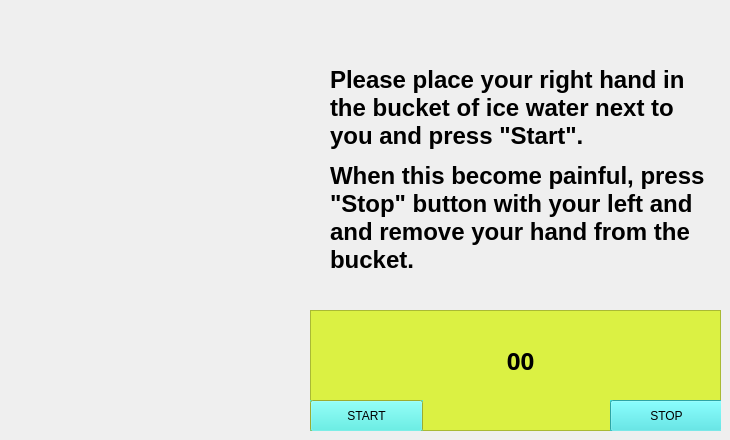
    <widget class="QWidget" name="Timer2Page">
     <widget class="QFrame" name="timer2HolderFrame">
      <property name="geometry">
       <rect>
        <x>310</x>
        <y>310</y>
        <width>411</width>
        <height>121</height>
       </rect>
      </property>
      <property name="palette">
       <palette>
        <active>
         <colorrole role="Base">
          <brush brushstyle="SolidPattern">
           <color alpha="255">
            <red>255</red>
            <green>255</green>
            <blue>255</blue>
           </color>
          </brush>
         </colorrole>
         <colorrole role="Window">
          <brush brushstyle="SolidPattern">
           <color alpha="255">
            <red>219</red>
            <green>241</green>
            <blue>67</blue>
           </color>
          </brush>
         </colorrole>
        </active>
        <inactive>
         <colorrole role="Base">
          <brush brushstyle="SolidPattern">
           <color alpha="255">
            <red>255</red>
            <green>255</green>
            <blue>255</blue>
           </color>
          </brush>
         </colorrole>
         <colorrole role="Window">
          <brush brushstyle="SolidPattern">
           <color alpha="255">
            <red>219</red>
            <green>241</green>
            <blue>67</blue>
           </color>
          </brush>
         </colorrole>
        </inactive>
        <disabled>
         <colorrole role="Base">
          <brush brushstyle="SolidPattern">
           <color alpha="255">
            <red>219</red>
            <green>241</green>
            <blue>67</blue>
           </color>
          </brush>
         </colorrole>
         <colorrole role="Window">
          <brush brushstyle="SolidPattern">
           <color alpha="255">
            <red>219</red>
            <green>241</green>
            <blue>67</blue>
           </color>
          </brush>
         </colorrole>
        </disabled>
       </palette>
      </property>
      <property name="autoFillBackground">
       <bool>true</bool>
      </property>
      <property name="frameShape">
       <enum>QFrame::StyledPanel</enum>
      </property>
      <property name="frameShadow">
       <enum>QFrame::Raised</enum>
      </property>
      <widget class="QPushButton" name="Timer2StopButton">
       <property name="geometry">
        <rect>
         <x>300</x>
         <y>90</y>
         <width>113</width>
         <height>32</height>
        </rect>
       </property>
       <property name="palette">
        <palette>
         <active>
          <colorrole role="WindowText">
           <brush brushstyle="SolidPattern">
            <color alpha="255">
             <red>0</red>
             <green>0</green>
             <blue>0</blue>
            </color>
           </brush>
          </colorrole>
          <colorrole role="Button">
           <brush brushstyle="SolidPattern">
            <color alpha="255">
             <red>64</red>
             <green>231</green>
             <blue>231</blue>
            </color>
           </brush>
          </colorrole>
          <colorrole role="Light">
           <brush brushstyle="SolidPattern">
            <color alpha="255">
             <red>163</red>
             <green>255</green>
             <blue>255</blue>
            </color>
           </brush>
          </colorrole>
          <colorrole role="Midlight">
           <brush brushstyle="SolidPattern">
            <color alpha="255">
             <red>113</red>
             <green>243</green>
             <blue>243</blue>
            </color>
           </brush>
          </colorrole>
          <colorrole role="Dark">
           <brush brushstyle="SolidPattern">
            <color alpha="255">
             <red>32</red>
             <green>115</green>
             <blue>115</blue>
            </color>
           </brush>
          </colorrole>
          <colorrole role="Mid">
           <brush brushstyle="SolidPattern">
            <color alpha="255">
             <red>43</red>
             <green>154</green>
             <blue>154</blue>
            </color>
           </brush>
          </colorrole>
          <colorrole role="Text">
           <brush brushstyle="SolidPattern">
            <color alpha="255">
             <red>0</red>
             <green>0</green>
             <blue>0</blue>
            </color>
           </brush>
          </colorrole>
          <colorrole role="BrightText">
           <brush brushstyle="SolidPattern">
            <color alpha="255">
             <red>255</red>
             <green>255</green>
             <blue>255</blue>
            </color>
           </brush>
          </colorrole>
          <colorrole role="ButtonText">
           <brush brushstyle="SolidPattern">
            <color alpha="255">
             <red>0</red>
             <green>0</green>
             <blue>0</blue>
            </color>
           </brush>
          </colorrole>
          <colorrole role="Base">
           <brush brushstyle="SolidPattern">
            <color alpha="255">
             <red>255</red>
             <green>255</green>
             <blue>255</blue>
            </color>
           </brush>
          </colorrole>
          <colorrole role="Window">
           <brush brushstyle="SolidPattern">
            <color alpha="255">
             <red>64</red>
             <green>231</green>
             <blue>231</blue>
            </color>
           </brush>
          </colorrole>
          <colorrole role="Shadow">
           <brush brushstyle="SolidPattern">
            <color alpha="255">
             <red>0</red>
             <green>0</green>
             <blue>0</blue>
            </color>
           </brush>
          </colorrole>
          <colorrole role="AlternateBase">
           <brush brushstyle="SolidPattern">
            <color alpha="255">
             <red>159</red>
             <green>243</green>
             <blue>243</blue>
            </color>
           </brush>
          </colorrole>
          <colorrole role="ToolTipBase">
           <brush brushstyle="SolidPattern">
            <color alpha="255">
             <red>255</red>
             <green>255</green>
             <blue>220</blue>
            </color>
           </brush>
          </colorrole>
          <colorrole role="ToolTipText">
           <brush brushstyle="SolidPattern">
            <color alpha="255">
             <red>0</red>
             <green>0</green>
             <blue>0</blue>
            </color>
           </brush>
          </colorrole>
         </active>
         <inactive>
          <colorrole role="WindowText">
           <brush brushstyle="SolidPattern">
            <color alpha="255">
             <red>0</red>
             <green>0</green>
             <blue>0</blue>
            </color>
           </brush>
          </colorrole>
          <colorrole role="Button">
           <brush brushstyle="SolidPattern">
            <color alpha="255">
             <red>64</red>
             <green>231</green>
             <blue>231</blue>
            </color>
           </brush>
          </colorrole>
          <colorrole role="Light">
           <brush brushstyle="SolidPattern">
            <color alpha="255">
             <red>163</red>
             <green>255</green>
             <blue>255</blue>
            </color>
           </brush>
          </colorrole>
          <colorrole role="Midlight">
           <brush brushstyle="SolidPattern">
            <color alpha="255">
             <red>113</red>
             <green>243</green>
             <blue>243</blue>
            </color>
           </brush>
          </colorrole>
          <colorrole role="Dark">
           <brush brushstyle="SolidPattern">
            <color alpha="255">
             <red>32</red>
             <green>115</green>
             <blue>115</blue>
            </color>
           </brush>
          </colorrole>
          <colorrole role="Mid">
           <brush brushstyle="SolidPattern">
            <color alpha="255">
             <red>43</red>
             <green>154</green>
             <blue>154</blue>
            </color>
           </brush>
          </colorrole>
          <colorrole role="Text">
           <brush brushstyle="SolidPattern">
            <color alpha="255">
             <red>0</red>
             <green>0</green>
             <blue>0</blue>
            </color>
           </brush>
          </colorrole>
          <colorrole role="BrightText">
           <brush brushstyle="SolidPattern">
            <color alpha="255">
             <red>255</red>
             <green>255</green>
             <blue>255</blue>
            </color>
           </brush>
          </colorrole>
          <colorrole role="ButtonText">
           <brush brushstyle="SolidPattern">
            <color alpha="255">
             <red>0</red>
             <green>0</green>
             <blue>0</blue>
            </color>
           </brush>
          </colorrole>
          <colorrole role="Base">
           <brush brushstyle="SolidPattern">
            <color alpha="255">
             <red>255</red>
             <green>255</green>
             <blue>255</blue>
            </color>
           </brush>
          </colorrole>
          <colorrole role="Window">
           <brush brushstyle="SolidPattern">
            <color alpha="255">
             <red>64</red>
             <green>231</green>
             <blue>231</blue>
            </color>
           </brush>
          </colorrole>
          <colorrole role="Shadow">
           <brush brushstyle="SolidPattern">
            <color alpha="255">
             <red>0</red>
             <green>0</green>
             <blue>0</blue>
            </color>
           </brush>
          </colorrole>
          <colorrole role="AlternateBase">
           <brush brushstyle="SolidPattern">
            <color alpha="255">
             <red>159</red>
             <green>243</green>
             <blue>243</blue>
            </color>
           </brush>
          </colorrole>
          <colorrole role="ToolTipBase">
           <brush brushstyle="SolidPattern">
            <color alpha="255">
             <red>255</red>
             <green>255</green>
             <blue>220</blue>
            </color>
           </brush>
          </colorrole>
          <colorrole role="ToolTipText">
           <brush brushstyle="SolidPattern">
            <color alpha="255">
             <red>0</red>
             <green>0</green>
             <blue>0</blue>
            </color>
           </brush>
          </colorrole>
         </inactive>
         <disabled>
          <colorrole role="WindowText">
           <brush brushstyle="SolidPattern">
            <color alpha="255">
             <red>32</red>
             <green>115</green>
             <blue>115</blue>
            </color>
           </brush>
          </colorrole>
          <colorrole role="Button">
           <brush brushstyle="SolidPattern">
            <color alpha="255">
             <red>64</red>
             <green>231</green>
             <blue>231</blue>
            </color>
           </brush>
          </colorrole>
          <colorrole role="Light">
           <brush brushstyle="SolidPattern">
            <color alpha="255">
             <red>163</red>
             <green>255</green>
             <blue>255</blue>
            </color>
           </brush>
          </colorrole>
          <colorrole role="Midlight">
           <brush brushstyle="SolidPattern">
            <color alpha="255">
             <red>113</red>
             <green>243</green>
             <blue>243</blue>
            </color>
           </brush>
          </colorrole>
          <colorrole role="Dark">
           <brush brushstyle="SolidPattern">
            <color alpha="255">
             <red>32</red>
             <green>115</green>
             <blue>115</blue>
            </color>
           </brush>
          </colorrole>
          <colorrole role="Mid">
           <brush brushstyle="SolidPattern">
            <color alpha="255">
             <red>43</red>
             <green>154</green>
             <blue>154</blue>
            </color>
           </brush>
          </colorrole>
          <colorrole role="Text">
           <brush brushstyle="SolidPattern">
            <color alpha="255">
             <red>32</red>
             <green>115</green>
             <blue>115</blue>
            </color>
           </brush>
          </colorrole>
          <colorrole role="BrightText">
           <brush brushstyle="SolidPattern">
            <color alpha="255">
             <red>255</red>
             <green>255</green>
             <blue>255</blue>
            </color>
           </brush>
          </colorrole>
          <colorrole role="ButtonText">
           <brush brushstyle="SolidPattern">
            <color alpha="255">
             <red>32</red>
             <green>115</green>
             <blue>115</blue>
            </color>
           </brush>
          </colorrole>
          <colorrole role="Base">
           <brush brushstyle="SolidPattern">
            <color alpha="255">
             <red>64</red>
             <green>231</green>
             <blue>231</blue>
            </color>
           </brush>
          </colorrole>
          <colorrole role="Window">
           <brush brushstyle="SolidPattern">
            <color alpha="255">
             <red>64</red>
             <green>231</green>
             <blue>231</blue>
            </color>
           </brush>
          </colorrole>
          <colorrole role="Shadow">
           <brush brushstyle="SolidPattern">
            <color alpha="255">
             <red>0</red>
             <green>0</green>
             <blue>0</blue>
            </color>
           </brush>
          </colorrole>
          <colorrole role="AlternateBase">
           <brush brushstyle="SolidPattern">
            <color alpha="255">
             <red>64</red>
             <green>231</green>
             <blue>231</blue>
            </color>
           </brush>
          </colorrole>
          <colorrole role="ToolTipBase">
           <brush brushstyle="SolidPattern">
            <color alpha="255">
             <red>255</red>
             <green>255</green>
             <blue>220</blue>
            </color>
           </brush>
          </colorrole>
          <colorrole role="ToolTipText">
           <brush brushstyle="SolidPattern">
            <color alpha="255">
             <red>0</red>
             <green>0</green>
             <blue>0</blue>
            </color>
           </brush>
          </colorrole>
         </disabled>
        </palette>
       </property>
       <property name="autoFillBackground">
        <bool>true</bool>
       </property>
       <property name="text">
        <string>STOP</string>
       </property>
      </widget>
      <widget class="QLabel" name="Timer2Seconds">
       <property name="geometry">
        <rect>
         <x>150</x>
         <y>30</y>
         <width>121</width>
         <height>41</height>
        </rect>
       </property>
       <property name="font">
        <font>
         <family>Cochin</family>
         <pointsize>18</pointsize>
         <weight>75</weight>
         <bold>true</bold>
        </font>
       </property>
       <property name="text">
        <string>00</string>
       </property>
       <property name="alignment">
        <set>Qt::AlignCenter</set>
       </property>
      </widget>
      <widget class="QPushButton" name="Timer2StartButton">
       <property name="geometry">
        <rect>
         <x>0</x>
         <y>90</y>
         <width>113</width>
         <height>32</height>
        </rect>
       </property>
       <property name="palette">
        <palette>
         <active>
          <colorrole role="Button">
           <brush brushstyle="SolidPattern">
            <color alpha="255">
             <red>67</red>
             <green>239</green>
             <blue>229</blue>
            </color>
           </brush>
          </colorrole>
         </active>
         <inactive>
          <colorrole role="Button">
           <brush brushstyle="SolidPattern">
            <color alpha="255">
             <red>67</red>
             <green>239</green>
             <blue>229</blue>
            </color>
           </brush>
          </colorrole>
         </inactive>
         <disabled>
          <colorrole role="Button">
           <brush brushstyle="SolidPattern">
            <color alpha="255">
             <red>67</red>
             <green>239</green>
             <blue>229</blue>
            </color>
           </brush>
          </colorrole>
         </disabled>
        </palette>
       </property>
       <property name="autoFillBackground">
        <bool>true</bool>
       </property>
       <property name="text">
        <string>START</string>
       </property>
      </widget>
     </widget>
     <widget class="QLabel" name="Timer2InstrtnLbl">
      <property name="geometry">
       <rect>
        <x>330</x>
        <y>10</y>
        <width>381</width>
        <height>281</height>
       </rect>
      </property>
      <property name="text">
       <string>&lt;html&gt;&lt;head/&gt;&lt;body&gt;&lt;p align=&quot;center&quot;&gt;&lt;br/&gt;&lt;/p&gt;&lt;p&gt;&lt;span style=&quot; font-size:18pt; font-weight:600;&quot;&gt;Please place your right hand in the bucket of ice water next to you and press &amp;quot;Start&amp;quot;.&lt;/span&gt;&lt;/p&gt;&lt;p&gt;&lt;span style=&quot; font-size:18pt; font-weight:600;&quot;&gt;When this become painful, press &amp;quot;Stop&amp;quot; button with your left and and remove your hand from the bucket. &lt;/span&gt;&lt;/p&gt;&lt;/body&gt;&lt;/html&gt;</string>
      </property>
      <property name="wordWrap">
       <bool>true</bool>
      </property>
     </widget>
    </widget>
